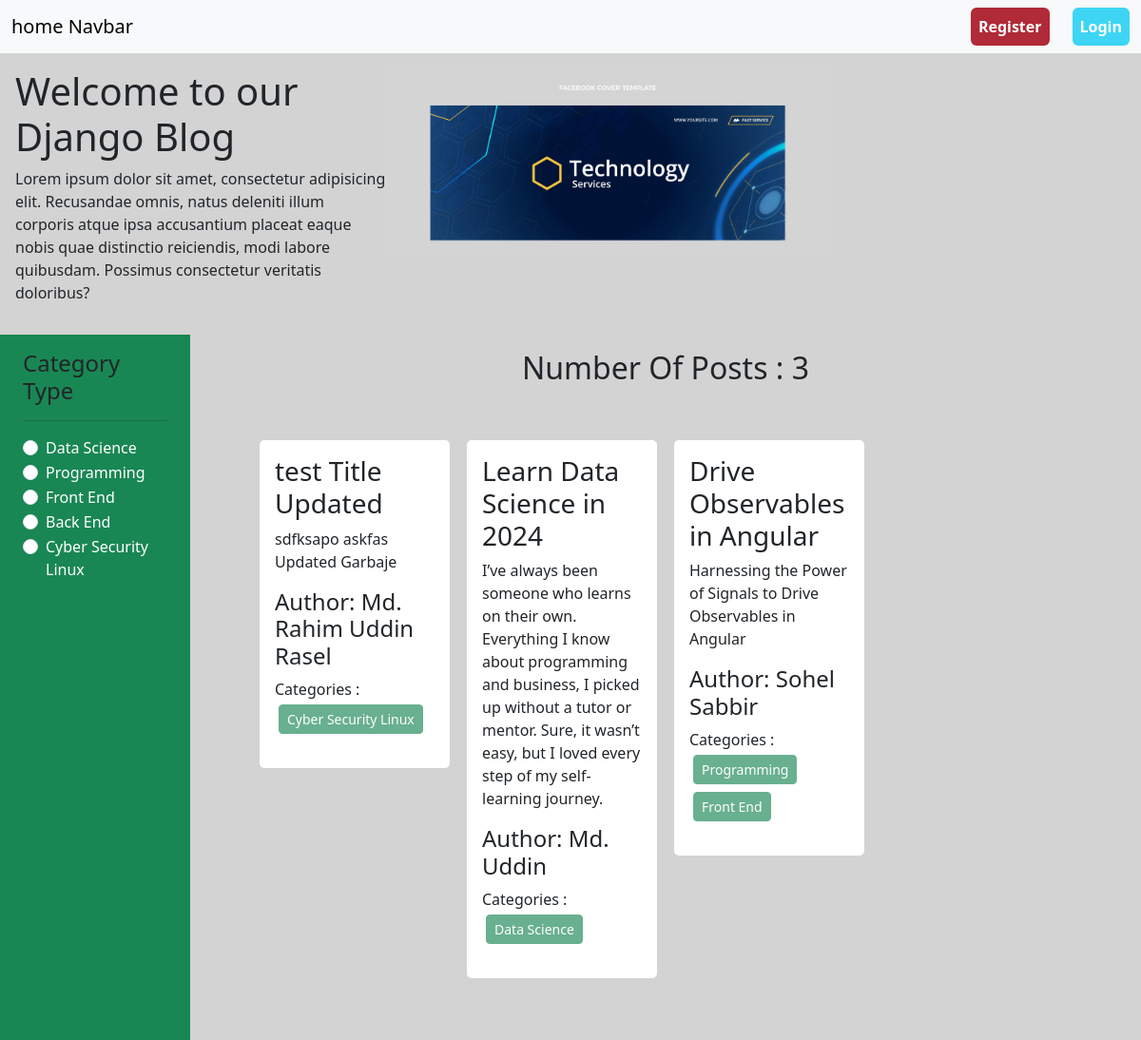
The page / on the database its author committed.
### categories/models.py (models this page shows, shortened)
class Category(models.Model):
    name=models.CharField(max_length=100,unique=True)
    slug=models.SlugField(max_length=100,unique=True,null=True,blank=True)

### posts/models.py (models this page shows, shortened)
class Post(models.Model):
    title=models.CharField(max_length=255)
    content=models.TextField()
    category=models.ManyToManyField(to=Category)
    author=models.ForeignKey(to=User,on_delete=models.CASCADE)

### ProjectClassBlog/views.py (the view)
# urls.py: 2. Add a URL to urlpatterns:  path('', views.home, name='home')
def home(request,category_slug=None):
    data=Post.objects.all()
    if category_slug is not None:
        category=Category.objects.get(slug=category_slug)
        data=Post.objects.filter(category=category)
    categories=Category.objects.all()
    return render(request,'home.html',{'data':data,'category':categories})

### templates/home.html
{% extends "base.html" %} {% load static %} {% block content %}
<div class="d-flex flex-wrap p-3">
  <div class="col-4">
    <h1>Welcome to our Django Blog</h1>
    <p>
      Lorem ipsum dolor sit amet, consectetur adipisicing elit. Recusandae
      omnis, natus deleniti illum corporis atque ipsa accusantium placeat eaque
      nobis quae distinctio reiciendis, modi labore quibusdam. Possimus
      consectetur veritatis doloribus?
    </p>
  </div>
  <div class="col-8"><img src="{% static "image/Header.jpg" %}" style='width:60%' alt=""></div>
</div>
<div class="d-flex flex-wrap">
  <div class="col-2 px-4 pt-3 bg-success">
    <h4>Category Type</h4>
    <hr />
    {% for check in category %}
    <div class="form-check">
      <input
        class="form-check-input"
        type="radio"
        name="category"
        id="{{check.id}}"
      />
      <label class="form-check-label" for="{{check.id}}">
        <a
          class="text-decoration-none fw-medium text-white"
          href="{% url 'category_wise_post' check.slug %}"
          >{{check.name}}</a
        >
      </label>
    </div>
    {% endfor %}
  </div>
  <div class="col-10 p-3">
    <h2 class='text-center'>Number Of Posts : {{data | length}}</h2>
    <div class="d-flex flex-wrap px-5 pt-5 mb-5">
      {% for value in data %}
      <div class="col-sm-3">
        <div class="card mx-2">
          <div class="card-body">
            <h3 class="card-title">{{value.title}}</h3>
            <p class="card-text">{{value.content}}</p>
            <h4>
              Author: {{value.author.first_name}} {{value.author.last_name}}
            </h4>
            <p>
              Categories : {% for cat in value.category.all %}
              <button class="btn btn-success btn-sm m-1" disabled="disabled">
                {{cat.name}}
              </button>
              {% endfor %}
            </p>
          </div>
        </div>
      </div>
      {% endfor %}
    </div>
  </div>
</div>
{% endblock content %}

### templates/base.html (shortened to what this page needs)
<!doctype html>
<html lang="en">
  <head>
    <link href="https://cdn.jsdelivr.net/npm/bootstrap@5.3.2/dist/css/bootstrap.min.css" rel="stylesheet">
  </head>
  <body style='background-color:lightgray'>
    <nav class="navbar navbar-expand-lg bg-body-tertiary">
        <div class="container-fluid">
          <a class="navbar-brand" href="{% url 'home' %}" >home Navbar</a>
          <div class="collapse navbar-collapse" id="navbarSupportedContent">
            <div class="d-flex">
              <ul class="navbar-nav me-auto mb-2 mb-lg-0">
                {% if request.user.is_authenticated %}
                <li class="nav-item">
                  <a class="btn btn-info nav-link fw-bold text-white active mx-2" aria-current="page" href="{% url "profile" %}">Profile</a>
                </li>
                <li class="nav-item">
                  <a class="btn btn-danger nav-link fw-bold text-white active" aria-current="page" href="{% url "logout" %}">Log Out</a>
                </li>
                {% else %}
                <li class="nav-item">
                  <a class=" btn btn-danger fw-bold nav-link active text-white mx-4" aria-current="page" href="{% url "register" %}">Register</a>
                </li>
                <li class="nav-item">
                  <a class="btn btn-info nav-link fw-bold text-white active " aria-current="page" href="{% url "login" %}">Login</a>
                </li>
                {% endif %}
              </ul>
            </div>
          </div>
        </div>
      </nav>
      {% block content %}
      {% endblock content %}
  </body>
</html>

### rows shown on the page
Category: name "Data Science"
Category: name "Programming"
Category: name "Front End"
Category: name "Back End"
Category: name "Cyber Security Linux"
Post: title "test Title Updated", content "sdfksapo askfas Updated Garbaje", author.first_name "Md. Rahim", author.last_name "Uddin Rasel"
Post: title "Learn Data Science in 2024", content "I’ve always been someone who learns on their own. Everything I know about programming and business, I picked up without a tutor or mentor. Sure, it wasn’t easy, but I loved every step of my self-learning journey.", author.first_name "Md.", author.last_name "Uddin"
Post: title "Drive Observables in Angular", content "Harnessing the Power of Signals to Drive Observables in Angular", author.first_name "Sohel", author.last_name "Sabbir"

### other values the page prints
{{ data | length }} "3"
